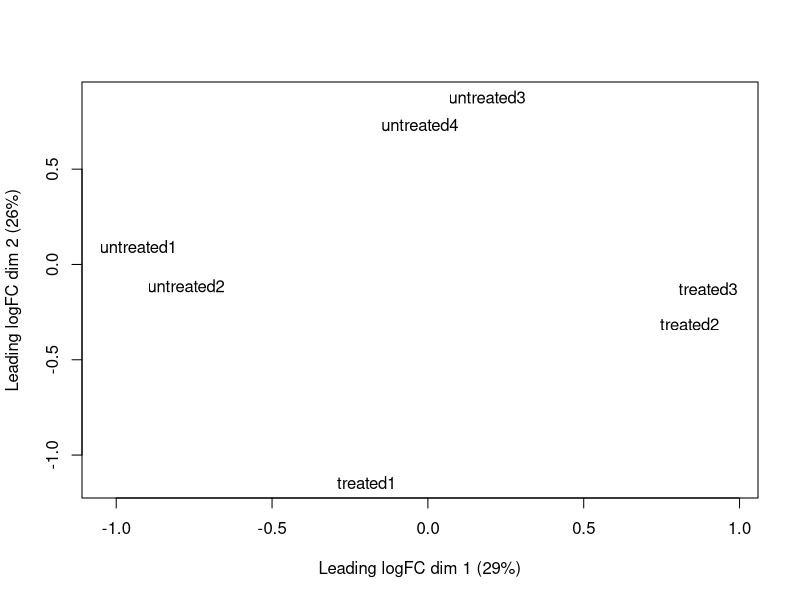

This figure's R source: (Note: this script raises an error after producing the figure.)

plot_2DPCA<-function(expression,group,colors=NULL,shape=NULL,
                     samplenames,title="",LegendName_Color="group",
                     LegendName_Shape="shape",LegendName="group",
                     ggrepelLab=TRUE,size_gglab=5,size_title=14,
                     point.size=4,scl=T,ntop=NULL,transform=NULL,MahalanobisEllips=F){
  
  #Add option to use only the top n genes that explain most of the variance
  
  
  #Add option transform data (could be packed in another function)
  if(!is.null(transform) && transform=="vst"){
    expression<-vst(expression,fitType = "local")
    scl<-F
  }
  
  #If the class of the object is dds
  ## edger approach
  if(class(expression)=="DESeqDataSet"){
    group<-colData(expression)[,group]
    samplenames<-colData(expression)[,samplenames]
    expression<-assay(expression)
  }
  
  #If the class of the object is DGEList
  if(class(expression)=="DGEList"){
    edgR_list_object<- edgeR::plotMDS.DGEList(expression)
    
    ## Then extract MDS matrix from edgR_list_object and save it as ed_list
    ed_list = as.data.frame(edgR_list_object$cmdscale.out) %>% dplyr::rename(DM1 = V1, DM2 = V2)
    
    ## then pass the the data frame to ggplot2 to plot it 
    pplot <- ggplot2::ggplot(ed_list, aes(x=DM1,y=DM2))+
      geom_point(size=3) + 
      ggplot2::theme(axis.title=element_text(size = 12,face="bold", colour = "black"),
                     axis.text = element_text(size = 12),
                     axis.ticks = element_line(colour='black'),
                     plot.title = element_text(hjust = 0.5,size=12,face="bold"),
                     legend.position = "bottom",
                     legend.title = element_text(color = "Black", size = 12, face = "bold"),
                     legend.text=element_text(color = "Black", size = 12, face = "bold"),
                     panel.background = element_blank(),
                     panel.grid.major =  element_line(colour = "grey90", size = 0.2),
                     panel.grid.minor =  element_line(colour = "grey98", size = 0.5),
                     panel.border = element_rect(color='black',fill=NA)) +
      ggplot2::guides(colour=guide_legend(title="Group")) +
      ggplot2::scale_fill_manual(values =  c("darkorange","darkmagenta"))+
      ggplot2::labs(x = "Leading LogFC dim 1",
                    y = "Leading LogFC dim 2", title = "") +
      ggrepel::geom_text_repel(data = ed_list,aes(label = rownames(ed_list)))
    return(pplot)
  }
  
  df_pca<-prcomp(t(expression),scale=scl)
  df_out <- as.data.frame(df_pca$x)
  df_out$group<-group
  df_out$sample_name<-samplenames
  
  percentage <- round(df_pca$sdev^2 / sum(df_pca$sdev^2)*100,2)
  percentage <- paste0(colnames(df_out)[grep("^PC",colnames(df_out))], " (", paste0(as.character(percentage), "% variance", ")") )
  print(percentage)
  
  if(is.null(shape)){
    p<-ggplot(df_out,aes(x=PC1,y=PC2,color=group))
    if(!is.null(colors)){p<-p+scale_color_manual(values=colors,name=LegendName)}
  }else{
    p<-ggplot(df_out,aes(x=PC1,y=PC2,color=group,shape=shape))
    if(!is.null(colors)){p<-p+scale_color_manual(values=colors,name=LegendName)}
  }
  
  p<-p+geom_point(size=point.size)+ xlab(percentage[1]) + ylab(percentage[2])+
    #geom_text(label=row.names(df_out_raw),show.legend = FALSE,hjust=0,vjust=0.2)
    theme(plot.title = element_text(size = size_title, face = "bold",hjust = 0.5),
          legend.title=element_text(size=14), legend.text=element_text(size=12,),
          axis.title.x = element_text(size = 14),axis.title.y = element_text(size = 14),
          panel.background = element_blank(),
          panel.grid.major =  element_line(colour = "grey90", size = 0.2),
          panel.grid.minor =  element_line(colour = "grey98", size = 0.5),
          panel.border = element_rect(color='black',fill=NA))
  if(ggrepelLab){
    p<-p + geom_text_repel(aes(label=sample_name),show.legend = FALSE,
                           size=size_gglab,
                           force = 2,max.overlaps = Inf) +
      labs(shape=LegendName_Shape, col=LegendName_Color)+
      ggtitle(title)
  }
  
  if(MahalanobisEllips){
    p<-p+stat_ellipse()
  }
  return(p)
}


## Test Functions
## PC plot 
library(dplyr)
expression <- read.csv("cts.csv", row.names = 1)
Sampledata <- read.csv("Sample.csv", row.names = 1) %>% dplyr::select(-2)
expression <- edgeR::DGEList(counts = expression, group = t(Sampledata))

debug(plot_2DPCA)
plot_2DPCA(expression)
